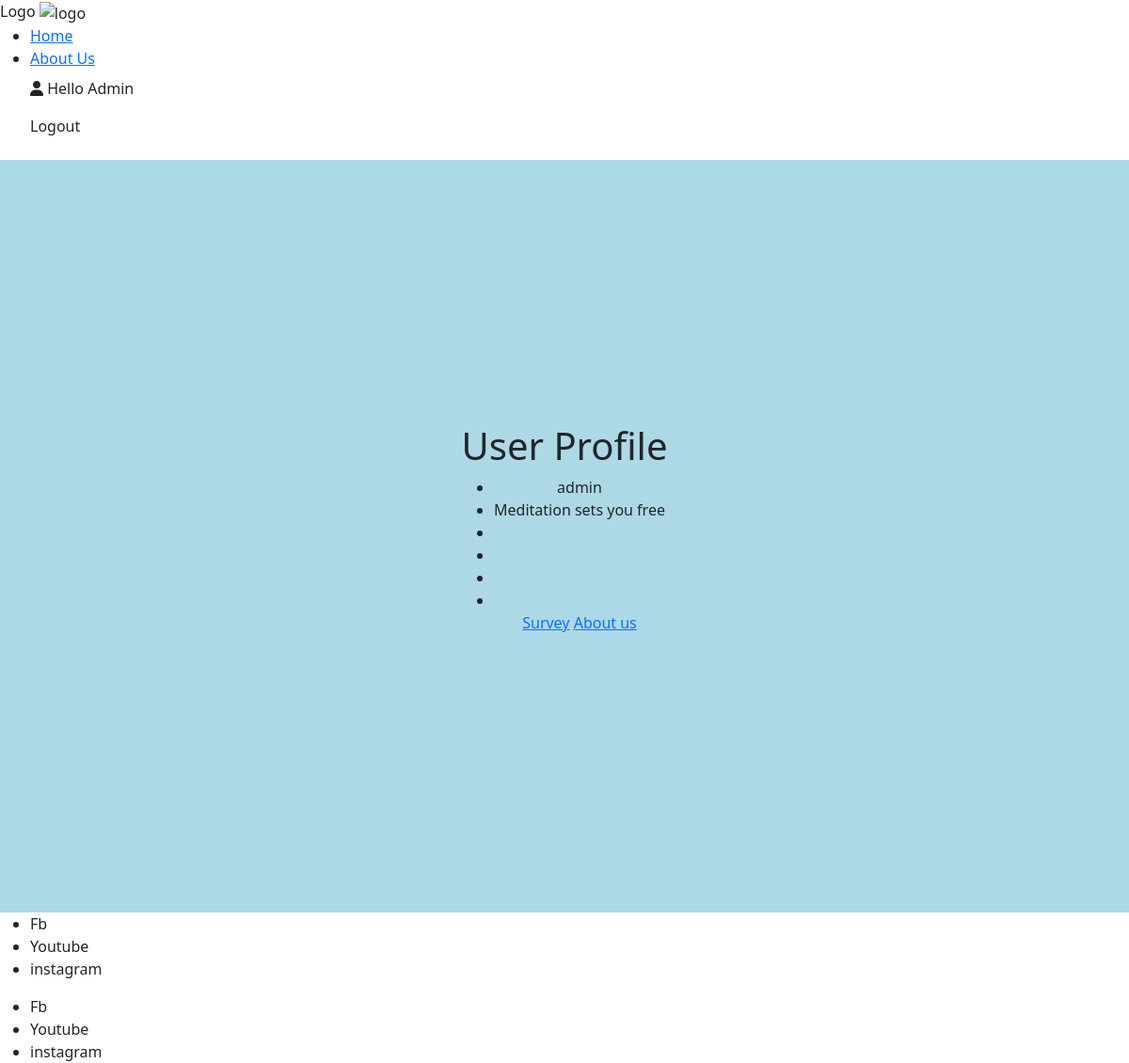
/profile/ (signed in), run on an earlier commit of the app's database.
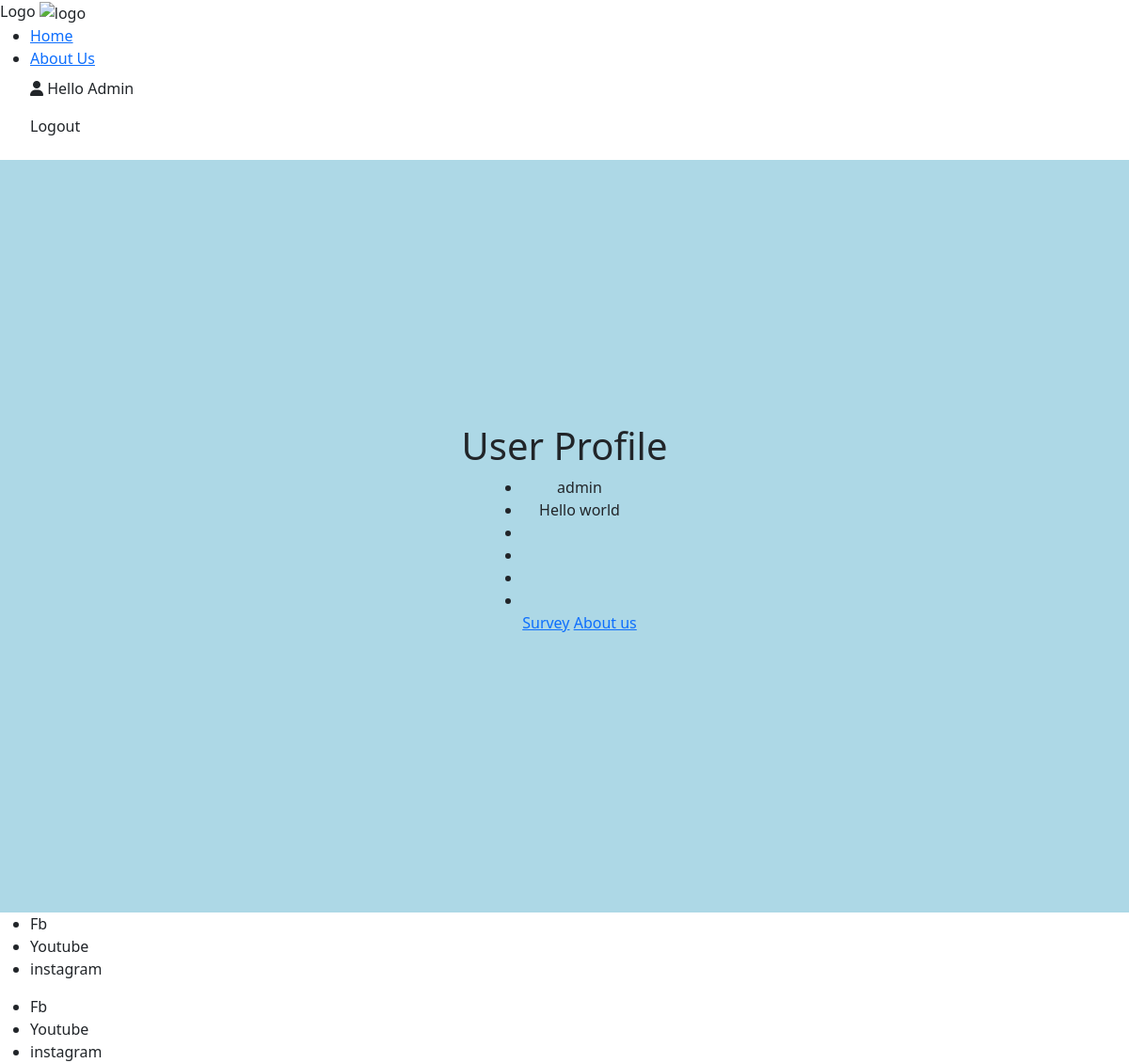
And on a later commit of the database.
### profiles/models.py (models this page shows, shortened)
class UserProfile(models.Model):
    user = models.OneToOneField(User, null=True, on_delete=models.CASCADE)
    bio = models.TextField(blank=True)
    physical = models.DecimalField(
        max_digits=5, decimal_places=2, default=0,
        validators=[MinValueValidator(0), MaxValueValidator(100)])
    depression = models.DecimalField(
        max_digits=5, decimal_places=2, default=0,
        validators=[MinValueValidator(0), MaxValueValidator(100)])
    relationship = models.DecimalField(
        max_digits=5, decimal_places=2, default=0,
        validators=[MinValueValidator(0), MaxValueValidator(100)])
    professional = models.DecimalField(
        max_digits=5, decimal_places=2, default=0,
        validators=[MinValueValidator(0), MaxValueValidator(100)])
    mental = models.DecimalField(
        max_digits=5, decimal_places=2, default=0,
        validators=[MinValueValidator(0), MaxValueValidator(100)])
    anxiety = models.DecimalField(
        max_digits=5, decimal_places=2, default=0,
        validators=[MinValueValidator(0), MaxValueValidator(100)])

### profiles/views.py (the view)
# urls.py: path('', views.HomePageView.as_view(), name='profile'),
class HomePageView(LoginRequiredMixin, generic.DetailView):
    model = UserProfile
    template_name = 'profiles/profile.html'
    context_object_name = 'user_profile'
    def get_object(self, queryset=None):
        user = UserProfile.objects.get(user=self.request.user)
        return user

### profiles/templates/profiles/profile.html
{% extends 'base.html' %}
{% block content %}
<h1>User Profile</h1>
<ul>
  <li>{{ user_profile.user.username }}</li>
  <li>{{ user_profile.bio }}</li>
  <li>{{ user_profile.physical_health }}</li>
  <li>{{ user_profile.emotional_health }}</li>
  <li>{{ user_profile.social_health }}</li>
  <li>{{ user_profile.professional_health }}</li>
  <a href="{% url 'survey' %}">Survey</a>
  <a href="{% url 'about_us' %}">About us</a>
</ul>
{% endblock %}

### templates/base.html (shortened to what this page needs)
{% load static %}
<!DOCTYPE html>
<html lang="en">
  <head>
    {% block meta %}
    <link
      href="https://cdn.jsdelivr.net/npm/bootstrap@5.0.2/dist/css/bootstrap.min.css"
      rel="stylesheet"
    />
    {% endblock %}
    <link href="https://cdn.jsdelivr.net/npm/bootstrap@5.3.0/dist/css/bootstrap.min.css" rel="stylesheet">
    <link rel="stylesheet" href="{% static 'css/base.css' %}">
  </head>
  <body>
    <header>{% include 'includes/navbar.html' %}</header>
    <main>
      {% block content %}
      {% endblock %}
    </main>
    {% include 'includes/footer.html' %}
    <footer>
      {% include 'includes/footer.html' %}
    </footer>
  </body>
</html>

### templates/includes/navbar.html
<nav id="main-nav">
  <div>
    Logo
    <img src="" alt="logo"/>
  </div>
  <ul>
    <li>
      <a href="{% url 'home' %}">
        Home
      </a>
    </li>
    <li>
      <a href="{% url 'about_us' %}">
        About Us
      </a>
    </li>
    <ul class="navbar-nav mb-2 mb-lg-0">
      {% if user.is_authenticated %}
      <li class="nav-item">
        <a class="nav-link text-capitalize" href="{% url 'profile' %}"
          ><i class="fa-solid fa-user"></i> Hello {{ user.username }}</a
        >
      </li>
      <li class="nav-item">
        <a class="nav-link" href="{% url 'account_logout' %}">Logout</a>
      </li>
      {% else %}
      <li class="nav-item">
        <a class="nav-link" href="{% url 'account_login' %}">Logout</a>
      </li>
    {% endif %}
  </ul>
</nav>

### templates/includes/footer.html
<footer>
  <section class="footer">
    <ul id="suggestion">
      <li>Fb</li>
      <li>Youtube</li>
      <li>instagram</li>
    </ul>
  </section>
</footer>

### static/css/base.css (style rules this page uses)
:root { --box-shadow: rgba(0, 0, 0, 0.35) 0px 5px 15px; --clr-green: #22c55e; --clr-red: #b91c1c; --clr-blue: #2563eb; --clr-yellow: #fde047; }
*, *::before, *::after { padding: 0; margin: 0; box-sizing: border-box; }
html { height: 100%; font-family: Verdana, Geneva, Tahoma, sans-serif; }
main { display: flex; flex-direction: column; width: 100%; background-color: lightblue; justify-content: center; align-items: center; text-align: center; min-height: 100dvh; }

What changed in the data, as far as the page shows it:
changed UserProfile "admin": bio "Meditation sets you free" → "Hello world"
